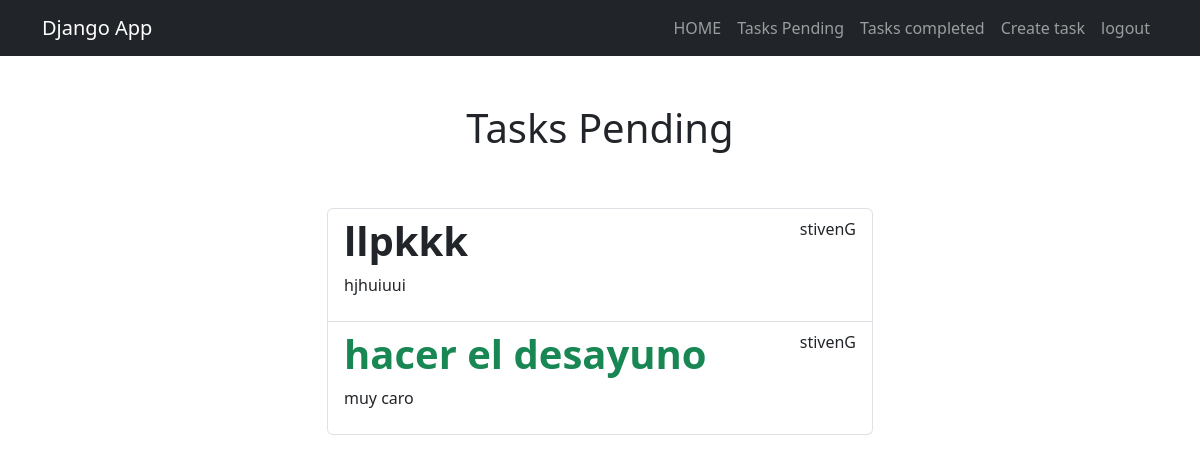
The page /tasks/ (signed in) on the database its author committed.
### tasks/models.py (models this page shows, shortened)
class Tasks(models.Model):
    title = models.CharField(max_length=100)
    description = models.TextField(blank=True)
    created = models.DateTimeField(auto_now_add=True)
    datecompleted = models.DateTimeField(null=True, blank=True)
    important = models.BooleanField(default=False)
    user = models.ForeignKey(User, on_delete=models.CASCADE)

### tasks/views.py (the view)
# urls.py: path('tasks/', views.tasks, name='tasks' ),
@login_required
def tasks(request):
    tasks = Tasks.objects.filter(user=request.user, datecompleted__isnull=True)
    return render(request, 'tasks.html', {'tasks' : tasks})

### tasks/templates/tasks.html (shortened to what this page needs)
{% extends 'base.html' %}
{% block content %}
<main class="container">
   <div class="row">
    <div class="col-md-6 offset-md-3">
        <h1 class="text-center py-5">Tasks Pending</h1>
        <ul class="list-group">
            {% for task in tasks %}
            <a class="list-group-item" href="{% url 'task_detail' task.id %}">
                <header class="d-flex justify-content-between">
                 {% if task.important %}
                 <h1 class="fw-bold text-success">{{task.title}}</h1>
                 {% else %}
                 <h1 class="fw-bold">{{task.title}}</h1>
                 {% endif %}
                 <p>{{task.user.username}}</p>
                </header>
             <p>{{task.description}}</p>
            </a>
            {% endfor %}
        </ul>
    </div>
   </div>
</main>
{% endblock %}

### rows shown on the page
Tasks: title "llpkkk", user.username "stivenG", description "hjhuiuui"
Tasks: title "hacer el desayuno", user.username "stivenG", description "muy caro"
